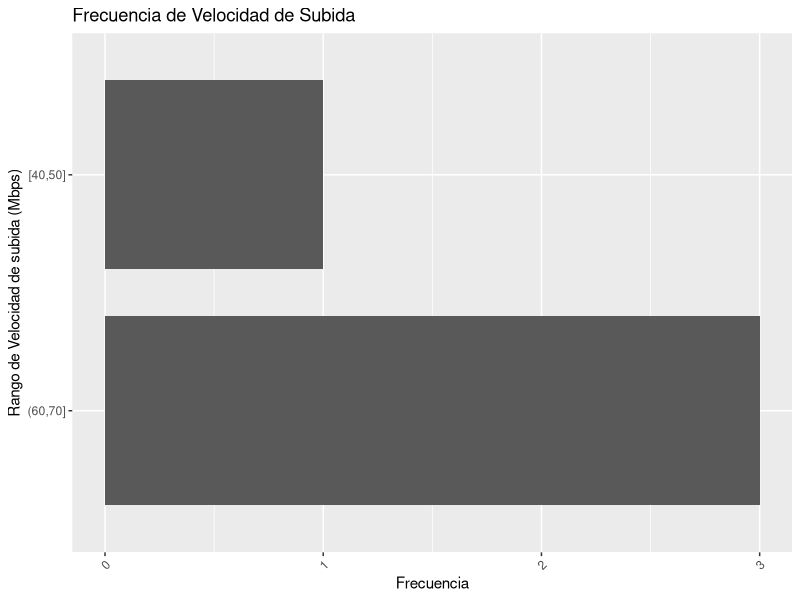
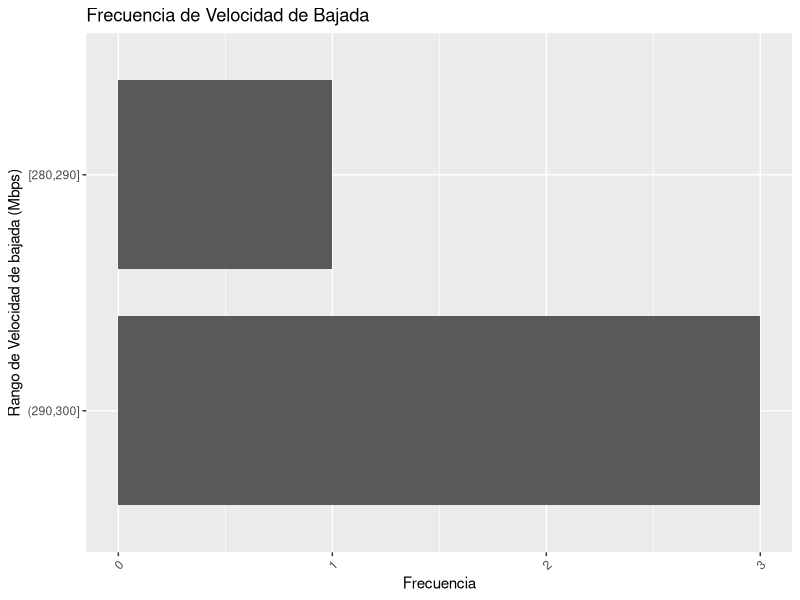

Generate these figures, in order, with R:
library(ggplot2)
library(dplyr)
library(tidyr)

Mode <- function(x) {
  ux <- unique(x)
  ux[which.max(tabulate(match(x, ux)))]
}

# Leer los datos del archivo resultados.csv
data <- read.csv("resultados.csv")

velocidad_subida <- data$up
velocidad_bajada <- data$down

# Cálculos estadísticos de subida
media_subida <- mean(velocidad_subida, na.rm = TRUE)
moda_subida <- Mode(velocidad_subida)
desviacion_subida <- sd(velocidad_subida, na.rm = TRUE)

# Rangos de velocidad de subida
rango_min_subida <- floor(min(velocidad_subida) / 10) * 10
rango_max_subida <- ceiling(max(velocidad_subida) / 10) * 10
rangos_subida <- seq(rango_min_subida, rango_max_subida, by = 10)

# Tabla de frecuencia de velocidad de subida
tabla_subida <- data.frame(Rango_de_Velocidad = cut(velocidad_subida, breaks = rangos_subida, include.lowest = TRUE)) %>%
  count(Rango_de_Velocidad) %>%
  arrange(Rango_de_Velocidad) %>%
  rename(Frecuencia = n) %>%
  mutate(Frecuencia_Relativa = Frecuencia / sum(Frecuencia),
         Frecuencia_Acumulada = cumsum(Frecuencia))

# Convertir los intervalos de subida a formato de cadena
tabla_subida$Rango_de_Velocidad <- as.character(tabla_subida$Rango_de_Velocidad)

# Gráfica de frecuencia de velocidad de subida
plt_subida <- ggplot(tabla_subida, aes(x = Rango_de_Velocidad, y = Frecuencia)) +
  geom_bar(stat = "identity", width = 0.8) +
  labs(x = "Rango de Velocidad de subida (Mbps)", y = "Frecuencia", title = "Frecuencia de Velocidad de Subida") +
  theme(axis.text.x = element_text(angle = 45, hjust = 1)) +
  coord_flip()

# Resultados de subida
cat("Estadísticas de Velocidad de Subida:\n")
cat("Media:", media_subida, "\n")
cat("Moda:", moda_subida, "\n")
cat("Desviación estándar:", desviacion_subida, "\n")

# Handle empty download speed data
if (all(is.na(velocidad_bajada))) {
  cat("\nNo hay datos de Velocidad de Bajada.")
} else {
  # Cálculos estadísticos de bajada
  media_bajada <- mean(velocidad_bajada, na.rm = TRUE)
  moda_bajada <- Mode(velocidad_bajada)
  desviacion_bajada <- sd(velocidad_bajada, na.rm = TRUE)

  # Rangos de velocidad de bajada
  rango_min_bajada <- floor(min(velocidad_bajada) / 10) * 10
  rango_max_bajada <- ceiling(max(velocidad_bajada) / 10) * 10
  rangos_bajada <- seq(rango_min_bajada, rango_max_bajada, by = 10)

  # Tabla de frecuencia de velocidad de bajada
  tabla_bajada <- data.frame(Rango_de_Velocidad = cut(velocidad_bajada, breaks = rangos_bajada, include.lowest = TRUE)) %>%
    count(Rango_de_Velocidad) %>%
    arrange(Rango_de_Velocidad) %>%
    rename(Frecuencia = n) %>%
    mutate(Frecuencia_Relativa = Frecuencia / sum(Frecuencia),
           Frecuencia_Acumulada = cumsum(Frecuencia))

  # Convertir los intervalos de bajada a formato de cadena
  tabla_bajada$Rango_de_Velocidad <- as.character(tabla_bajada$Rango_de_Velocidad)

  # Gráfica de frecuencia de velocidad de bajada
  plt_bajada <- ggplot(tabla_bajada, aes(x = Rango_de_Velocidad, y = Frecuencia)) +
    geom_bar(stat = "identity", width = 0.8) +
    labs(x = "Rango de Velocidad de bajada (Mbps)", y = "Frecuencia", title = "Frecuencia de Velocidad de Bajada") +
    theme(axis.text.x = element_text(angle = 45, hjust = 1)) +
    coord_flip()

  # Resultados de bajada
  cat("\nEstadísticas de Velocidad de Bajada:\n")
  cat("Media:", media_bajada, "\n")
  cat("Moda:", moda_bajada, "\n")
  cat("Desviación estándar:", desviacion_bajada, "\n")
}

plt_subida
plt_bajada
